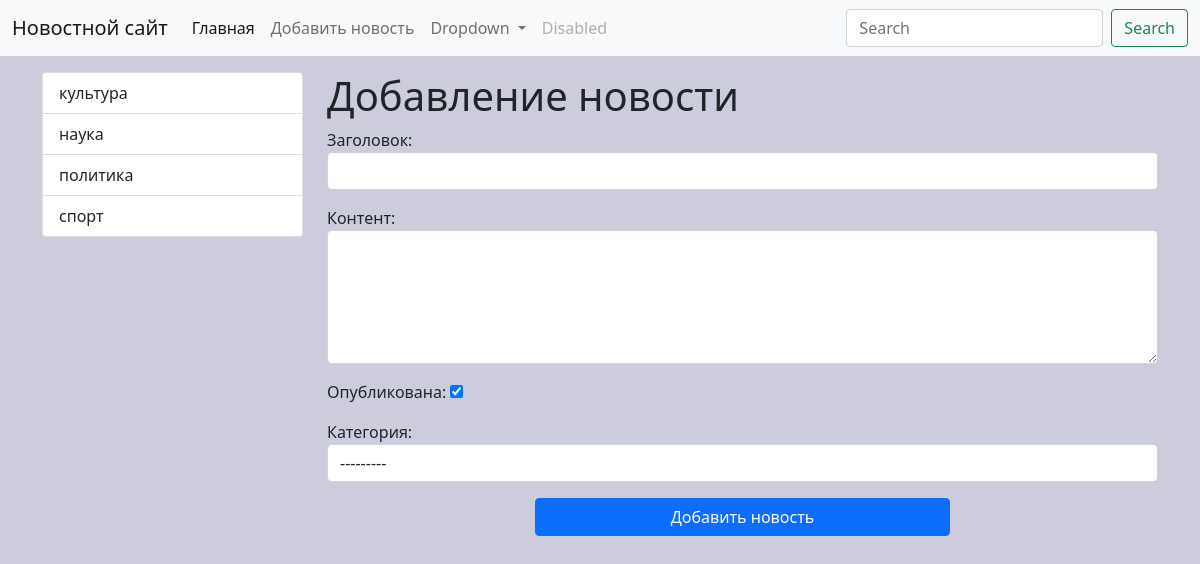
The app's page /news/add-news/ with its own data.
### news/models.py (models this page shows)
class Category(models.Model):
    title = models.CharField(max_length=150, db_index=True,verbose_name='Наименование категории')
    def get_absolute_url(self):
        return reverse('category', kwargs={'category_id': self.pk})
    def __str__(self):
        return self.title
    class Meta:
        verbose_name = 'категория'
        verbose_name_plural = 'категории'
        ordering = ['title']

### news/views.py (the view)
# urls.py: path('news/add-news/', add_news, name='add_news'),
def add_news(request):
    if request.method == 'POST':
        form = NewsForm(request.POST)
        if form.is_valid():
            news = News.objects.create(**form.cleaned_data)
            return redirect(news)
    else:
        form = NewsForm()
    return render(request, 'news/add_news.html', {'form': form})

### news/forms.py
class NewsForm(forms.ModelForm):
    class Meta:
        model = News
        fields = ['title', 'content', 'is_published', 'category']
        widgets = {
            'title': forms.TextInput(attrs={'class': 'form-control'}),
            'content': forms.Textarea(attrs={'class': 'form-control', 'rows': 5}),
            'category': forms.Select(attrs={'class': 'form-control'}),
        }

### news/templatetags/news_tags.py (called while the page is built)
@register.inclusion_tag('news/list_categories.html')
def show_categories():
    categories = Category.objects.all()
    return {"categories": categories}

### news/templates/news/add_news.html (shortened to what this page needs)
{% extends 'base.html' %}
{% block sidebar %}
{% include 'inc/_sidebar.html' %}
{% endblock %}
{% block content %}
    <h1>Добавление новости</h1>
<form action="{% url 'add_news' %}" method="post">
    {{ form.as_p }}
    <div class="d-grid gap-2">
        <button type="submit" class="btn btn-primary col-6 mx-auto">Добавить новость</button>
    </div>
</form>
{% endblock %}

### news/templates/news/list_categories.html
<div class="list-group">
    {% for item in categories %}
    <a href="{{ item.get_absolute_url }}" class="list-group-item list-group-item-action"> {{ item.title }} </a>
    {% endfor %}
</div>

### mysite/static/css/style.css (style rules this page uses)
body { background-color: #ccd; }

### records on screen
Category: title "культура"
Category: title "наука"
Category: title "политика"
Category: title "спорт"
